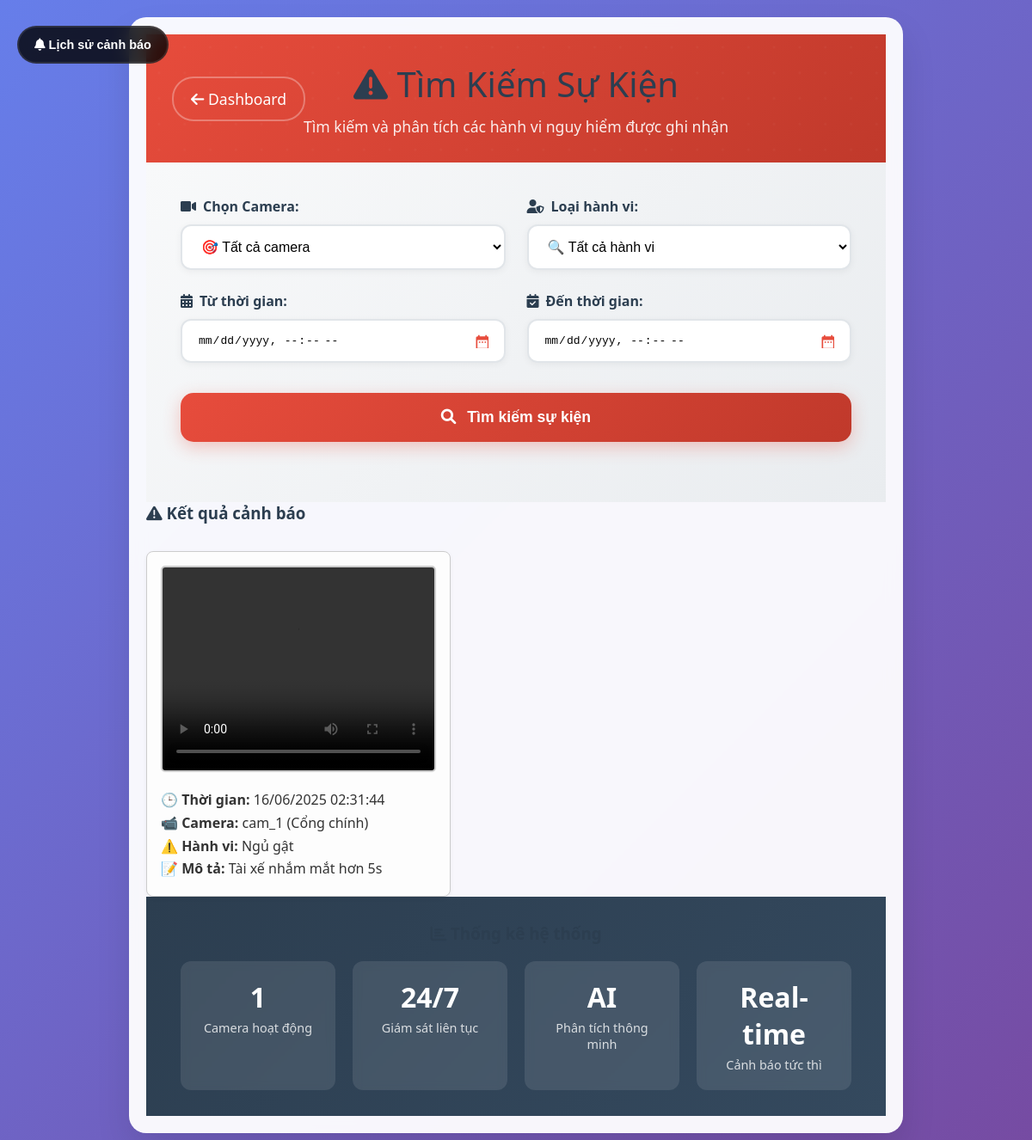
Page /danger-events (signed in) on the committed database.
### app/model.py (models this page shows)
class DangerEvent(db.Model):
    id = db.Column(db.Integer, primary_key=True)
    video_id = db.Column(db.Integer, db.ForeignKey('video.id'))
    event_type = db.Column(db.String(100))
    description = db.Column(db.String(300))
    timestamp = db.Column(db.DateTime, default=datetime.utcnow)
    video = db.relationship('Video', backref='danger_events', lazy=True)

class Camera(db.Model):
    id = db.Column(db.Integer, primary_key=True)
    name = db.Column(db.String(80))
    location = db.Column(db.String(120))
    rtsp_url = db.Column(db.String(200))
    videos = db.relationship('Video', backref='camera', lazy=True)

### app/app.py (the view)
@app.route('/danger-events', methods=['GET'])
def danger_events():
    if 'logged_in' not in session:
        return redirect(url_for('login'))
    selected_camera = request.args.get('camera', '')
    selected_start_timestamp = request.args.get('start_timestamp', '')
    selected_end_timestamp = request.args.get('end_timestamp', '')
    selected_behavior = request.args.get('behavior', '')
    query = DangerEvent.query
    if selected_camera:
        query = query.join(Video).filter(Video.camera_id == selected_camera)
    if selected_start_timestamp:
        start_timestamp = datetime.strptime(selected_start_timestamp, '%Y-%m-%dT%H:%M')
        query = query.filter(DangerEvent.timestamp >= start_timestamp)
    if selected_end_timestamp:
        end_timestamp = datetime.strptime(selected_end_timestamp, '%Y-%m-%dT%H:%M')
        query = query.filter(DangerEvent.timestamp <= end_timestamp)
    if selected_behavior:
        query = query.filter(DangerEvent.event_type == selected_behavior)
    events = query.order_by(DangerEvent.timestamp.desc()).all()
    cameras = Camera.query.all()
    return render_template('danger_events.html', events=events, cameras=cameras,
                           selected_camera=selected_camera,
                           selected_start_timestamp=selected_start_timestamp,
                           selected_end_timestamp=selected_end_timestamp,
                           selected_behavior=selected_behavior)

### app/templates/danger_events.html (shortened to what this page needs)
<!DOCTYPE html>
<html lang="vi">
<head>
    <link rel="stylesheet" href="{{ url_for('static', filename='css/style.css') }}">
    <link href="https://cdnjs.cloudflare.com/ajax/libs/font-awesome/6.0.0/css/all.min.css" rel="stylesheet">
</head>
<body>
    <button class="alerts-toggle" onclick="toggleAlerts()">
        <i class="fas fa-bell"></i> Lịch sử cảnh báo
    </button>
    <div class="container">
        <div class="header">
            <a href="{{ url_for('admin.dashboard') }}" class="back-link">
                <i class="fas fa-arrow-left"></i> Dashboard
            </a>
            <div class="header-content">
                <h2><i class="fas fa-exclamation-triangle"></i> Tìm Kiếm Sự Kiện</h2>
                <p class="header-subtitle">Tìm kiếm và phân tích các hành vi nguy hiểm được ghi nhận</p>
            </div>
        </div>
        <form method="GET" action="{{ url_for('event.danger_events') }}" class="search-form" id="searchForm">
            <div class="form-grid">
                <div class="form-group">
                    <label for="camera" class="form-label">
                        <i class="fas fa-video"></i>
                        Chọn Camera:
                    </label>
                    <select name="camera" id="camera" class="form-control">
                        <option value="">🎯 Tất cả camera</option>
                    </select>
                </div>
                <div class="form-group">
                    <label for="behavior" class="form-label">
                        <i class="fas fa-user-shield"></i>
                        Loại hành vi:
                    </label>
                    <select name="behavior" id="behavior" class="form-control">
                        <option value="">🔍 Tất cả hành vi</option>
                    </select>
                </div>
                <div class="form-group">
                    <label for="start_timestamp" class="form-label">
                        <i class="fas fa-calendar-alt"></i>
                        Từ thời gian:
                    </label>
                    <input type="datetime-local" name="start_timestamp" id="start_timestamp"
                           value="{{ selected_start_timestamp }}" class="form-control">
                </div>
                <div class="form-group">
                    <label for="end_timestamp" class="form-label">
                        <i class="fas fa-calendar-check"></i>
                        Đến thời gian:
                    </label>
                    <input type="datetime-local" name="end_timestamp" id="end_timestamp"
                           value="{{ selected_end_timestamp }}" class="form-control">
                </div>
                <div class="form-group full-width">
                    <button type="submit" class="search-button" id="searchBtn">
                        <i class="fas fa-search search-icon"></i>
                        Tìm kiếm sự kiện
                    </button>
                </div>
            </div>
        </form>
        {% if events %}
    <div class="results-section">
        <h3><i class="fas fa-exclamation-triangle"></i> Kết quả cảnh báo</h3>
        <div class="event-cards">
            {% for event in events %}
                <div class="event-card">
                    <video width="320" height="240" controls>
                        <source src="{{ url_for('static', filename=event.video.file_path.replace('./', '')) }}" type="video/mp4">
                    </video>
                    <div class="event-info">
                        <p><strong>🕒 Thời gian:</strong> {{ event.timestamp.strftime('%d/%m/%Y %H:%M:%S') }}</p>
                        <p><strong>📹 Camera:</strong> {{ event.video.camera.name }} ({{ event.video.camera.location }})</p>
                        <p><strong>⚠️ Hành vi:</strong> {{ event.event_type }}</p>
                        <p><strong>📝 Mô tả:</strong> {{ event.description }}</p>
                    </div>
                </div>
            {% endfor %}
        </div>
    </div>
{% else %}
    <p style="text-align:center; font-weight:bold; margin-top: 2rem;">🙈 Không có sự kiện nào phù hợp.</p>
{% endif %}
        <div class="stats-section">
            <h3><i class="fas fa-chart-bar"></i> Thống kê hệ thống</h3>
            <div class="stats-grid">
                <div class="stat-item">
                    <div class="stat-number">{{ cameras|length }}</div>
                    <div class="stat-label">Camera hoạt động</div>
                </div>
                <div class="stat-item">
                    <div class="stat-number">24/7</div>
                    <div class="stat-label">Giám sát liên tục</div>
                </div>
                <div class="stat-item">
                    <div class="stat-number">AI</div>
                    <div class="stat-label">Phân tích thông minh</div>
                </div>
                <div class="stat-item">
                    <div class="stat-number">Real-time</div>
                    <div class="stat-label">Cảnh báo tức thì</div>
                </div>
            </div>
        </div>
    </div>
</body>
</html>

### app/static/css/style.css (style rules this page uses)
body { font-family: Arial, sans-serif; background-color: #f2f2f2; color: #333; margin: 0; padding: 20px; }
h2, h3 { color: #2c3e50; }
a { text-decoration: none; color: #3498db; }
video { border: 2px solid #ccc; border-radius: 5px; }
.container { background-color: #fff; padding: 20px; border-radius: 10px; box-shadow: 0px 0px 10px rgba(0,0,0,0.1); max-width: 800px; margin: 0 auto; }
button, input[type="submit"] { background-color: #3498db; color: white; border: none; padding: 10px 15px; margin-top: 10px; cursor: pointer; border-radius: 5px; }
.alerts-toggle { position: fixed; top: 20px; left: 20px; background: rgba(0, 0, 0, 0.8); color: white; border: none; padding: 12px 18px; border-radius: 25px; cursor: pointer; font-size: 0.9em; backdrop-filter: blur(10px); transition: all 0.3s ease; z-index: 9999; border: 2px solid rgba(255, 255, 255, 0.1); font-weight: 600; }

### app/templates/danger_events.html (style rules this page uses)
.event-cards { display: grid; grid-template-columns: repeat(3, 1fr); gap: 1.5rem; margin-top: 2rem; }
.event-card { border: 1px solid #ccc; border-radius: 8px; padding: 1rem; background: #fdfdfd; box-shadow: 0 2px 5px rgba(0, 0, 0, 0.05); }
.event-info { margin-top: 1rem; }
.event-info p { margin: 0.3rem 0; }
* { margin: 0; padding: 0; box-sizing: border-box; }
body { font-family: 'Segoe UI', Tahoma, Geneva, Verdana, sans-serif; background: linear-gradient(135deg, #667eea 0%, #764ba2 100%); min-height: 100vh; padding: 20px; color: #333; }
.container { max-width: 900px; margin: 0 auto; background: rgba(255, 255, 255, 0.95); border-radius: 20px; box-shadow: 0 20px 40px rgba(0, 0, 0, 0.1); backdrop-filter: blur(10px); overflow: hidden; animation: slideUp 0.8s ease-out; }
.header { background: linear-gradient(135deg, #e74c3c, #c0392b); color: white; padding: 30px; text-align: center; position: relative; }
.header::before { content: ''; position: absolute; top: 0; left: 0; right: 0; bottom: 0; opacity: 0.3; }
.header-content { position: relative; z-index: 1; }
.header h2 { font-size: 2.5em; margin-bottom: 10px; font-weight: 300; }
.header-subtitle { font-size: 1.1em; opacity: 0.9; }
.back-link { position: absolute; left: 30px; top: 50%; transform: translateY(-50%); color: white; text-decoration: none; font-size: 1.1em; padding: 12px 20px; border: 2px solid rgba(255, 255, 255, 0.3); border-radius: 25px; transition: all 0.3s ease; z-index: 2; }
.search-form { padding: 40px; background: linear-gradient(135deg, #f8f9fa, #e9ecef); }
.form-grid { display: grid; grid-template-columns: 1fr 1fr; gap: 25px; margin-bottom: 30px; }
.form-group { display: flex; flex-direction: column; }
.form-group.full-width { grid-column: 1 / -1; }
.form-label { display: flex; align-items: center; gap: 8px; font-weight: 600; color: #2c3e50; margin-bottom: 10px; font-size: 1em; }
.form-control { padding: 15px 18px; border: 2px solid #e1e5e9; border-radius: 12px; font-size: 1em; transition: all 0.3s ease; background: white; box-shadow: 0 2px 8px rgba(0, 0, 0, 0.05); }
.form-control option { padding: 10px; }
.search-button { width: 100%; padding: 18px; background: linear-gradient(135deg, #e74c3c, #c0392b); color: white; border: none; border-radius: 15px; font-size: 1.1em; font-weight: 600; cursor: pointer; transition: all 0.3s ease; box-shadow: 0 6px 20px rgba(231, 76, 60, 0.3); position: relative; overflow: hidden; }
.search-button::before { content: ''; position: absolute; top: 0; left: -100%; width: 100%; height: 100%; background: linear-gradient(90deg, transparent, rgba(255, 255, 255, 0.2), transparent); transition: left 0.5s; }
.search-icon { margin-right: 8px; }
.stats-section { background: linear-gradient(135deg, #2c3e50, #34495e); color: white; padding: 30px 40px; text-align: center; }
.stats-grid { display: grid; grid-template-columns: repeat(auto-fit, minmax(150px, 1fr)); gap: 20px; margin-top: 20px; }
.stat-item { padding: 20px; background: rgba(255, 255, 255, 0.1); border-radius: 12px; backdrop-filter: blur(5px); }
.stat-number { font-size: 2em; font-weight: 700; margin-bottom: 5px; }
.stat-label { font-size: 0.9em; opacity: 0.8; }
input[type="datetime-local"] { position: relative; }

### rows in the picture
DangerEvent: timestamp "16/06/2025 02:31:44", video.camera.name "cam_1", video.camera.location "Cổng chính", event_type "Ngủ gật", description "Tài xế nhắm mắt hơn 5s"

### other values in the picture
{{ cameras|length }} "1"
